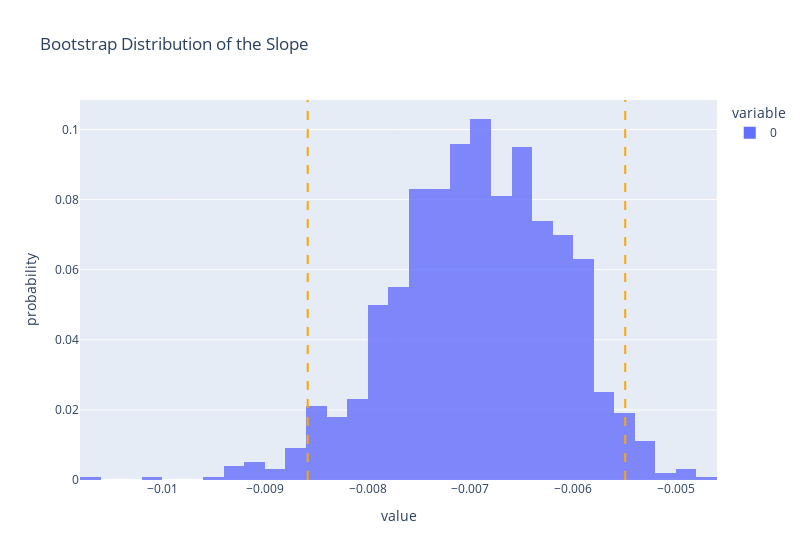

The cell this chart's notebook holds for it:
### Markdown cell above
Visualizing our resulting 95\% confidence interval:

### Code cell
ci_line_style = dict(color="orange", width=2, dash="dash")
fig.add_vline(x=bootstrap_ci(bs_theta1s)[0], line=ci_line_style)
fig.add_vline(x=bootstrap_ci(bs_theta1s)[1], line=ci_line_style)

### Figure 1 — Plotly figure (JSON) as saved in the notebook; plotly's stock layout.template omitted (floating-point values rounded to 4 significant figures; data arrays with more than 128 entries replaced by an {"elided": "..."} marker saying what was removed)
{"data": [{"bingroup": "x", "histnorm": "probability", "hovertemplate": "variable=0<br>value=%{x}<br>probability=%{y}<extra></extra>", "legendgroup": "0", "marker": {"color": "#636efa", "opacity": 0.8, "pattern": {"shape": ""}}, "name": "0", "orientation": "v", "showlegend": true, "type": "histogram", "x": {"elided": "1000 float values"}, "xaxis": "x", "yaxis": "y"}], "layout": {"barmode": "overlay", "legend": {"title": {"text": "variable"}, "tracegroupgap": 0}, "shapes": [{"line": {"color": "orange", "dash": "dash", "width": 2}, "type": "line", "x0": -0.008584, "x1": -0.008584, "xref": "x", "y0": 0, "y1": 1, "yref": "y domain"}, {"line": {"color": "orange", "dash": "dash", "width": 2}, "type": "line", "x0": -0.005493, "x1": -0.005493, "xref": "x", "y0": 0, "y1": 1, "yref": "y domain"}], "title": {"text": "Bootstrap Distribution of the Slope"}, "width": 800, "xaxis": {"anchor": "y", "domain": [0, 1], "title": {"text": "value"}}, "yaxis": {"anchor": "x", "domain": [0, 1], "title": {"text": "probability"}}}}
